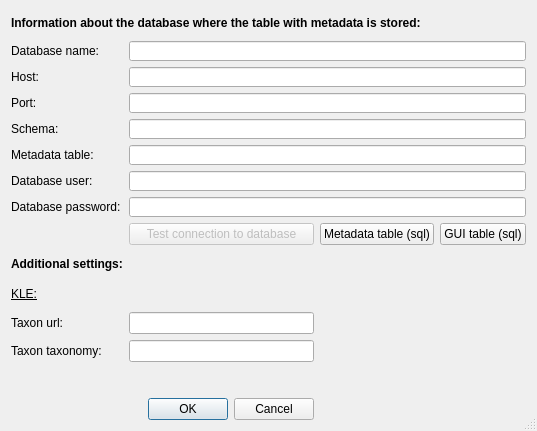
<?xml version="1.0" encoding="UTF-8"?>
<ui version="4.0">
 <class>MetadataFunctionalityDialogBase</class>
 <widget class="QDialog" name="MetadataFunctionalityDialogBase">
  <property name="geometry">
   <rect>
    <x>0</x>
    <y>0</y>
    <width>537</width>
    <height>431</height>
   </rect>
  </property>
  <property name="sizePolicy">
   <sizepolicy hsizetype="Expanding" vsizetype="Expanding">
    <horstretch>0</horstretch>
    <verstretch>0</verstretch>
   </sizepolicy>
  </property>
  <property name="windowTitle">
   <string>Settings</string>
  </property>
  <property name="layoutDirection">
   <enum>Qt::LeftToRight</enum>
  </property>
  <property name="sizeGripEnabled">
   <bool>true</bool>
  </property>
  <layout class="QGridLayout" name="gridLayout">
   <item row="0" column="0" colspan="3">
    <widget class="QLabel" name="descriptionofcontent_label">
     <property name="font">
      <font>
       <weight>75</weight>
       <bold>true</bold>
      </font>
     </property>
     <property name="text">
      <string>Information about the database where the table with metadata is stored:</string>
     </property>
    </widget>
   </item>
   <item row="1" column="0">
    <widget class="QLabel" name="database_label">
     <property name="toolTip">
      <string extracomment="Enter the name of the database where metadatatable is stored"/>
     </property>
     <property name="text">
      <string>Database name:</string>
     </property>
    </widget>
   </item>
   <item row="1" column="1" colspan="3">
    <widget class="QLineEdit" name="database">
     <property name="sizePolicy">
      <sizepolicy hsizetype="Expanding" vsizetype="Expanding">
       <horstretch>0</horstretch>
       <verstretch>0</verstretch>
      </sizepolicy>
     </property>
     <property name="maximumSize">
      <size>
       <width>16777215</width>
       <height>20</height>
      </size>
     </property>
     <property name="toolTip">
      <string extracomment="Enter the name of the database where metadatatable is stored"/>
     </property>
     <property name="cursorPosition">
      <number>0</number>
     </property>
    </widget>
   </item>
   <item row="2" column="0">
    <widget class="QLabel" name="host_label">
     <property name="toolTip">
      <string extracomment="Enter the host name of the database with metadata"/>
     </property>
     <property name="text">
      <string>Host:</string>
     </property>
    </widget>
   </item>
   <item row="2" column="1" colspan="3">
    <widget class="QLineEdit" name="host">
     <property name="sizePolicy">
      <sizepolicy hsizetype="Expanding" vsizetype="Expanding">
       <horstretch>0</horstretch>
       <verstretch>0</verstretch>
      </sizepolicy>
     </property>
     <property name="maximumSize">
      <size>
       <width>16777215</width>
       <height>20</height>
      </size>
     </property>
     <property name="toolTip">
      <string extracomment="Enter the host name of the database with metadata"/>
     </property>
    </widget>
   </item>
   <item row="3" column="0">
    <widget class="QLabel" name="port_label">
     <property name="toolTip">
      <string extracomment="Enter the port of the database with metadata"/>
     </property>
     <property name="text">
      <string>Port:</string>
     </property>
    </widget>
   </item>
   <item row="3" column="1" colspan="3">
    <widget class="QLineEdit" name="port">
     <property name="sizePolicy">
      <sizepolicy hsizetype="Expanding" vsizetype="Expanding">
       <horstretch>0</horstretch>
       <verstretch>0</verstretch>
      </sizepolicy>
     </property>
     <property name="maximumSize">
      <size>
       <width>16777215</width>
       <height>20</height>
      </size>
     </property>
     <property name="toolTip">
      <string extracomment="Enter the port of the database with metadata"/>
     </property>
    </widget>
   </item>
   <item row="4" column="0">
    <widget class="QLabel" name="schema_label">
     <property name="toolTip">
      <string extracomment="Enter the schema of the metadata table"/>
     </property>
     <property name="text">
      <string>Schema:</string>
     </property>
    </widget>
   </item>
   <item row="4" column="1" colspan="3">
    <widget class="QLineEdit" name="schema">
     <property name="sizePolicy">
      <sizepolicy hsizetype="Expanding" vsizetype="Expanding">
       <horstretch>0</horstretch>
       <verstretch>0</verstretch>
      </sizepolicy>
     </property>
     <property name="maximumSize">
      <size>
       <width>16777215</width>
       <height>20</height>
      </size>
     </property>
     <property name="toolTip">
      <string extracomment="Enter the schema of the metadata table"/>
     </property>
    </widget>
   </item>
   <item row="5" column="0">
    <widget class="QLabel" name="table_label">
     <property name="toolTip">
      <string extracomment="Enter the table name of the table with metadata"/>
     </property>
     <property name="text">
      <string>Metadata table:</string>
     </property>
    </widget>
   </item>
   <item row="5" column="1" colspan="3">
    <widget class="QLineEdit" name="sourcetable">
     <property name="sizePolicy">
      <sizepolicy hsizetype="Expanding" vsizetype="Expanding">
       <horstretch>0</horstretch>
       <verstretch>0</verstretch>
      </sizepolicy>
     </property>
     <property name="maximumSize">
      <size>
       <width>16777215</width>
       <height>20</height>
      </size>
     </property>
     <property name="toolTip">
      <string extracomment="Enter the table name of the table with metadata"/>
     </property>
    </widget>
   </item>
   <item row="6" column="0">
    <widget class="QLabel" name="databaseuser_label">
     <property name="toolTip">
      <string extracomment="Enter the database user of the database with metadata"/>
     </property>
     <property name="text">
      <string>Database user:</string>
     </property>
    </widget>
   </item>
   <item row="6" column="1" colspan="3">
    <widget class="QLineEdit" name="username">
     <property name="sizePolicy">
      <sizepolicy hsizetype="Expanding" vsizetype="Expanding">
       <horstretch>0</horstretch>
       <verstretch>0</verstretch>
      </sizepolicy>
     </property>
     <property name="maximumSize">
      <size>
       <width>16777215</width>
       <height>20</height>
      </size>
     </property>
     <property name="toolTip">
      <string extracomment="Enter the database user of the database with metadata"/>
     </property>
    </widget>
   </item>
   <item row="7" column="0">
    <widget class="QLabel" name="databasepw_label">
     <property name="toolTip">
      <string extracomment="Enter the password of database user to the database with metadata"/>
     </property>
     <property name="text">
      <string>Database password:</string>
     </property>
    </widget>
   </item>
   <item row="7" column="1" colspan="3">
    <widget class="QLineEdit" name="password">
     <property name="sizePolicy">
      <sizepolicy hsizetype="Expanding" vsizetype="Expanding">
       <horstretch>0</horstretch>
       <verstretch>0</verstretch>
      </sizepolicy>
     </property>
     <property name="maximumSize">
      <size>
       <width>16777215</width>
       <height>20</height>
      </size>
     </property>
     <property name="toolTip">
      <string extracomment="Enter the password of database user to the database with metadata"/>
     </property>
     <property name="echoMode">
      <enum>QLineEdit::Password</enum>
     </property>
    </widget>
   </item>
   <item row="8" column="1">
    <widget class="QPushButton" name="testConnectionButton">
     <property name="enabled">
      <bool>false</bool>
     </property>
     <property name="toolTip">
      <string>Test connection to the metadata-table</string>
     </property>
     <property name="text">
      <string>Test connection to database</string>
     </property>
    </widget>
   </item>
   <item row="8" column="2">
    <widget class="QPushButton" name="databaseDefinitionButton">
     <property name="enabled">
      <bool>true</bool>
     </property>
     <property name="toolTip">
      <string>Only required the first time you use the plugin</string>
     </property>
     <property name="text">
      <string>Metadata table (sql)</string>
     </property>
    </widget>
   </item>
   <item row="8" column="3">
    <widget class="QPushButton" name="databaseGuiDefinitionButton">
     <property name="enabled">
      <bool>true</bool>
     </property>
     <property name="toolTip">
      <string>Only required the first time you use the plugin</string>
     </property>
     <property name="text">
      <string>GUI table (sql)</string>
     </property>
    </widget>
   </item>
   <item row="9" column="0">
    <widget class="QLabel" name="descriptionofcontent_label_2">
     <property name="font">
      <font>
       <weight>75</weight>
       <bold>true</bold>
      </font>
     </property>
     <property name="text">
      <string>Additional settings:</string>
     </property>
    </widget>
   </item>
   <item row="10" column="0">
    <widget class="QLabel" name="kle_label">
     <property name="font">
      <font>
       <underline>true</underline>
      </font>
     </property>
     <property name="text">
      <string>KLE:</string>
     </property>
    </widget>
   </item>
   <item row="11" column="0">
    <widget class="QLabel" name="label">
     <property name="text">
      <string>Taxon url:</string>
     </property>
    </widget>
   </item>
   <item row="11" column="1">
    <widget class="QLineEdit" name="taxonUrl">
     <property name="toolTip">
      <string extracomment="Enter the url to taxon to use for KLE"/>
     </property>
    </widget>
   </item>
   <item row="12" column="0">
    <widget class="QLabel" name="label_2">
     <property name="text">
      <string>Taxon taxonomy:</string>
     </property>
    </widget>
   </item>
   <item row="12" column="1">
    <widget class="QLineEdit" name="taxonTaxonomy">
     <property name="toolTip">
      <string extracomment="Enter the taxonomy to use for KLE"/>
     </property>
    </widget>
   </item>
   <item row="13" column="0" colspan="4">
    <widget class="QWidget" name="widget_2" native="true"/>
   </item>
   <item row="14" column="1">
    <widget class="QDialogButtonBox" name="buttonBox">
     <property name="toolTip">
      <string>Save settings or cancel</string>
     </property>
     <property name="orientation">
      <enum>Qt::Horizontal</enum>
     </property>
     <property name="standardButtons">
      <set>QDialogButtonBox::Cancel|QDialogButtonBox::Ok</set>
     </property>
    </widget>
   </item>
  </layout>
 </widget>
 <tabstops>
  <tabstop>database</tabstop>
  <tabstop>host</tabstop>
  <tabstop>port</tabstop>
  <tabstop>sourcetable</tabstop>
  <tabstop>schema</tabstop>
  <tabstop>username</tabstop>
  <tabstop>password</tabstop>
  <tabstop>testConnectionButton</tabstop>
  <tabstop>databaseDefinitionButton</tabstop>
 </tabstops>
 <resources/>
 <connections>
  <connection>
   <sender>buttonBox</sender>
   <signal>accepted()</signal>
   <receiver>MetadataFunctionalityDialogBase</receiver>
   <slot>accept()</slot>
   <hints>
    <hint type="sourcelabel">
     <x>20</x>
     <y>20</y>
    </hint>
    <hint type="destinationlabel">
     <x>20</x>
     <y>20</y>
    </hint>
   </hints>
  </connection>
  <connection>
   <sender>buttonBox</sender>
   <signal>rejected()</signal>
   <receiver>MetadataFunctionalityDialogBase</receiver>
   <slot>reject()</slot>
   <hints>
    <hint type="sourcelabel">
     <x>20</x>
     <y>20</y>
    </hint>
    <hint type="destinationlabel">
     <x>20</x>
     <y>20</y>
    </hint>
   </hints>
  </connection>
 </connections>
</ui>
